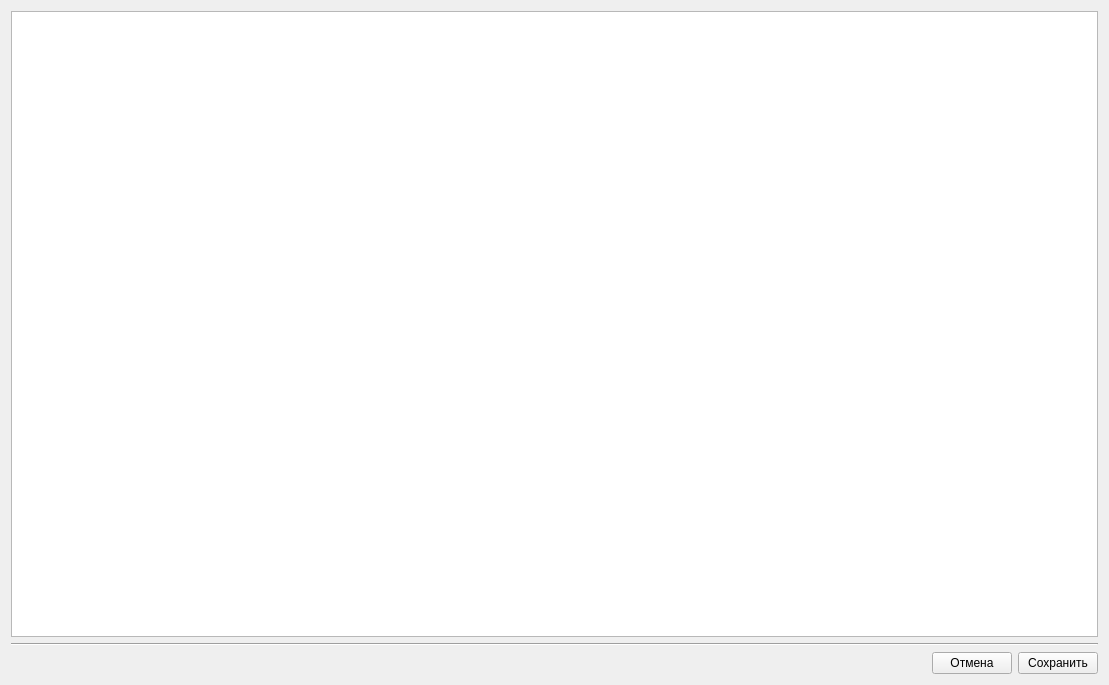
<?xml version="1.0" encoding="UTF-8"?>
<ui version="4.0">
 <class>FinPlanDialog</class>
 <widget class="QDialog" name="FinPlanDialog">
  <property name="geometry">
   <rect>
    <x>0</x>
    <y>0</y>
    <width>1109</width>
    <height>685</height>
   </rect>
  </property>
  <property name="windowTitle">
   <string>Финансовый план</string>
  </property>
  <layout class="QGridLayout" name="gridLayout">
   <item row="1" column="0" colspan="2">
    <widget class="Line" name="line">
     <property name="orientation">
      <enum>Qt::Orientation::Horizontal</enum>
     </property>
    </widget>
   </item>
   <item row="3" column="0" colspan="2">
    <layout class="QHBoxLayout" name="horizontalLayout">
     <item>
      <spacer name="horizontalSpacer">
       <property name="orientation">
        <enum>Qt::Orientation::Horizontal</enum>
       </property>
       <property name="sizeHint" stdset="0">
        <size>
         <width>40</width>
         <height>20</height>
        </size>
       </property>
      </spacer>
     </item>
     <item>
      <widget class="QPushButton" name="pb_cancel">
       <property name="text">
        <string> Отмена </string>
       </property>
       <property name="autoDefault">
        <bool>false</bool>
       </property>
      </widget>
     </item>
     <item>
      <widget class="QPushButton" name="pb_save">
       <property name="text">
        <string> Сохранить </string>
       </property>
       <property name="autoDefault">
        <bool>false</bool>
       </property>
      </widget>
     </item>
    </layout>
   </item>
   <item row="0" column="0" colspan="2">
    <widget class="QTableView" name="tv_finplan"/>
   </item>
  </layout>
 </widget>
 <tabstops>
  <tabstop>tv_finplan</tabstop>
  <tabstop>pb_save</tabstop>
  <tabstop>pb_cancel</tabstop>
 </tabstops>
 <resources/>
 <connections/>
</ui>
